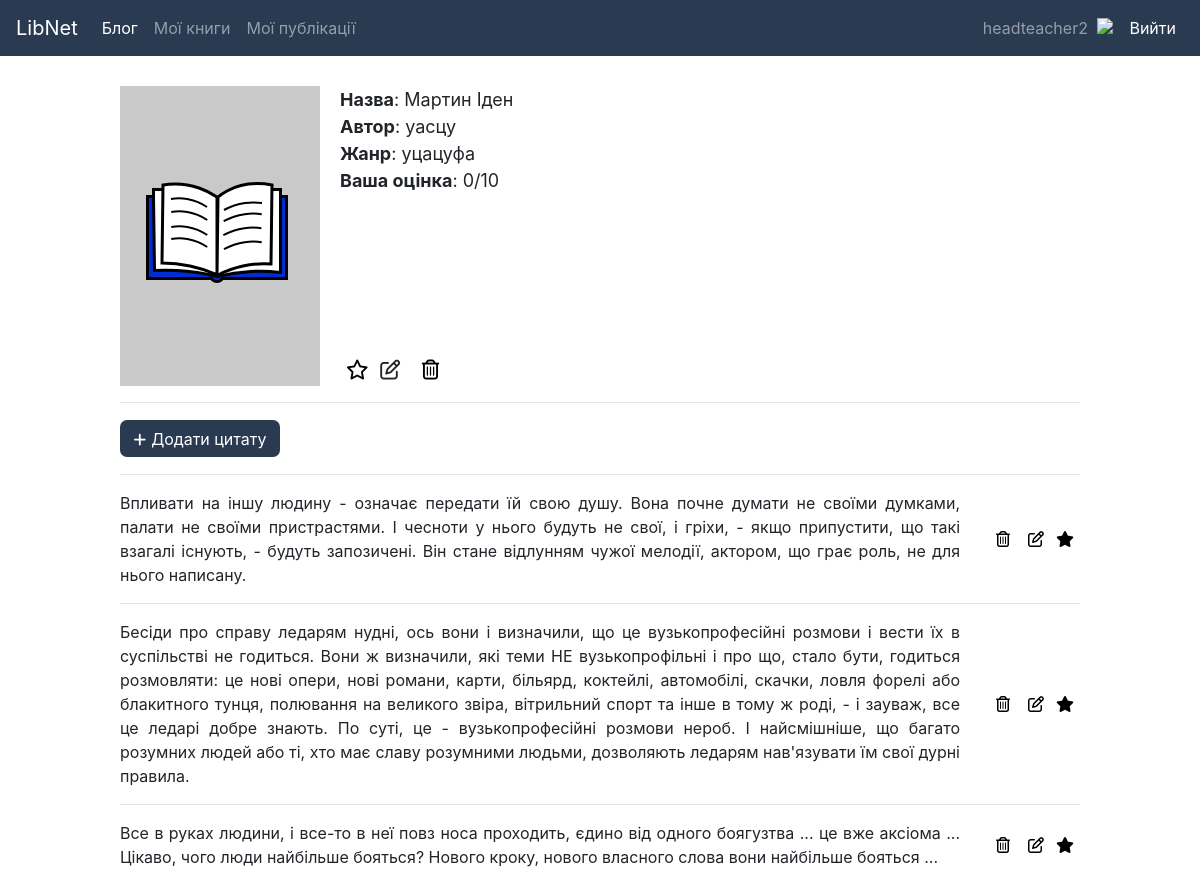
Screenshot of /11/book (signed in) with the database file from the repository.
### sn/db.py (models this page shows)
class User(db.Model):
	id = db.Column(db.Integer, primary_key=True)
	username = db.Column(db.String(80), nullable=False, unique = True)
	name = db.Column(db.String(80), nullable=False)
	birth_date = db.Column(db.DateTime, nullable=False)
	email = db.Column(db.String(80), unique=True, nullable=False)
	password = db.Column(db.String(80), nullable=False)
	avatar = db.Column(db.String(100))

class Book(db.Model):
	id = db.Column(db.Integer, primary_key=True)
	owner_id = db.Column(db.Integer, db.ForeignKey('user.id'), nullable=False)
	owner = db.relationship('User',  foreign_keys = "Book.owner_id")
	name = db.Column(db.String(80), nullable=False)
	author = db.Column(db.String(80))
	genre = db.Column(db.String(80))
	status = db.Column(db.String(3), nullable=False)
	rating = db.Column(db.String(3))
	image = db.Column(db.String(100))
	is_favorite = db.Column(db.Boolean, default=False)

class Quote(db.Model):
	id = db.Column(db.Integer, primary_key=True)
	book_id = db.Column(db.Integer, db.ForeignKey('book.id'), nullable=False)
	book = db.relationship('Book',  foreign_keys = "Quote.book_id")
	text = db.Column(db.String(1005))
	is_favorite = db.Column(db.Boolean, default=False)

### sn/index.py (the view)
@app.route('/<int:id>/book', methods=('GET', 'POST'))
def book(id):
	get_user()
	book = Book.query.filter_by(id = id).first()
	quotes = Quote.query.filter_by(book_id=book.id)
	author = book.author
	if request.method == 'POST':
		quote_text = request.form['quote_text']
		quote = Quote(book_id=book.id, text=quote_text)
		db.session.add(quote)
		db.session.commit()
		return redirect(url_for('book', id=id))
	return render_template('book.html', quotes=quotes, author=book.author, name=book.name, genre=book.genre, rating=book.rating, image=book.image, book=book)

### sn/index.py (called while the page is built)
def get_user():
	user_id = session.get('user_id')
	if user_id is None:
		g.user = None
	else:
		g.user = User.query.filter_by(id=user_id).first()
	return g.user

### sn/templates/book.html (shortened to what this page needs)
<!doctype html>
<html>
    <head>
    <link rel="stylesheet" href="https://maxcdn.bootstrapcdn.com/bootstrap/4.0.0/css/bootstrap.min.css">
    <link rel="stylesheet" href="../static/css/style.css">
    </head>
    <body>
        {% include 'navbar.html' %}
        <div class="quotes-contain">
        <div class="book-info">
            {% if image %}
                <img class="book-img"  src="{{ image }}" style="margin-right: 20px;">
                {% else %}
                <img class="book-img"  src="../static/img/book.svg" style="margin-right: 20px;">
                {% endif %}
            <div class="book-ul">
                <ul style="list-style: none; padding: 0; margin: 0;">
                <li><b>Назва</b>: {{ name }}</li>
                {% if author %}
                <li><b>Автор</b>: {{ author }}</li>
                {% endif %}
                {% if genre %}
                <li><b>Жанр</b>: {{ genre }}</li>
                {% endif %}
                {% if rating %}
                <li><b>Ваша оцінка</b>: {{ rating }}/10</li>
                {% endif %}
                </ul>
            <div class="book-buttons" style="display: flex; font-size: 20px;">
                <form method="post">
                    {%  if book.is_favorite %}
                <button formaction="{{ url_for('add_book_to_favorites', id=book.id) }}" style="border: 0; background-color: transparent;"><i class="fas fa-star"></i></button>
                    {%  else %}
                <button formaction="{{ url_for('add_book_to_favorites', id=book.id) }}" style="border: 0; background-color: transparent;"><i class="far fa-star"></i></button>
                    {%  endif %}
                    <a style="margin-right: 10px;"><i class="far fa-edit"></i></a>
                <button formaction="{{ url_for('delete_book', id=book.id) }}" style="border: 0; background-color: transparent;"><i class="far fa-trash-alt"></i></button>
                </form>
            </div>
            </div>
        </div>
        <hr>
        <button id="add-quote-button" class="add-quote-button" onclick="myFunction()"><i class="fas fa-plus" style="margin-right: 5px; font-size: 0.9rem;"></i>Додати цитату
        </button>
        {% if quotes.first() %}
        <ol class="quotes">
            {% for q in quotes %}
            <hr>
                <li class="quote-div"><div id = "quote-text-div">{{ q.text }}</div>
                    <div id="contain" style="display: flex; align-items: center; justify-content: center;">
                        <div id="min-contain">
                            <form method="post" style="display: flex;">
                            <button class="book-button" formaction="{{ url_for('delete_quote', id=q.book_id) }}"><i class="far fa-trash-alt" style="margin-right: 6px;"></i></button>
                            <button class="book-button"><i class="far fa-edit"></i></button>
                            {%  if q.is_favorite %}
                            <button formaction="{{ url_for('add_quote_to_favorites', id=q.id) }}" style="border: 0; background-color: transparent;"><i class="fas fa-star"></i></button>
                            {%  else %}
                            <button formaction="{{ url_for('add_quote_to_favorites', id=q.id) }}" style="border: 0; background-color: transparent;"><i class="far fa-star"></i></button>
                            {%  endif %}
                            </form>
                        </div>
                    </div>
                </li>
            {% endfor %}
        </ol>
        {% else %}
            <hr>
            <p>Ви поки що не додавали цитати.</p>
        {% endif %}
    </div>
    </body>
</html>

### sn/templates/navbar.html (shortened to what this page needs)
<!doctype html>
<html>
<head>
    <link rel="stylesheet" href="../static/css/style.css">
<link rel="stylesheet" href="https://maxcdn.bootstrapcdn.com/bootstrap/4.0.0/css/bootstrap.min.css">
</head>
<body>
<nav class="navbar navbar-expand-lg navbar-dark" style="background-color: #2A3A51;">
  <a class="navbar-brand" href="{{ url_for('index') }}">LibNet</a>
  <div  class="collapse navbar-collapse" id="navbarSupportedContent">
      {% if g.user %}
    <ul class="navbar-nav mr-auto">
      <li class="nav-item active">
        <a class="nav-link" href="{{ url_for('blog') }}">Блог<span class="sr-only">(current)</span></a>
      </li>
      <li class="nav-item">
        <a class="nav-link" href="{{ url_for('books') }}">Мої книги</a>
      </li>
        <li class="nav-item">
        <a class="nav-link" href="{{ url_for('posts') }}">Мої публікації</a>
      </li>
    </ul>
      {% endif %}
      <ul class="navbar-nav">
      {% if g.user %}
        <li class="nav-item">
        <a class="nav-link" href="{{ url_for('my_profile') }}" style="height: 40px;">
            {{ g.user.username }}
            {% if g.user.avatar %}
            <img src="{{ g.user.avatar }}" style="height: 40px; margin-top: -8px; margin-left: 5px;">
            {% endif %}
            </a>
        </li>
        <li class="nav-item">
        <a style="color: white" class="nav-link" href="{{ url_for('logout') }}">Вийти</a>
        </li>
     {% endif %}
    </ul>
  </div>
</nav>
    </body>
</html>

### sn/static/css/style.css (style rules this page uses)
a { color: #000; text-decoration: none; }
.nav-link { color: black; }
.add-class-button, .edit-delete-button, .add-quote-button { background-color: #2A3A51; color: white; width: 160px; height: 37px; border-radius: 7px; margin: auto; border-color: transparent; margin: 1px 0 1px 0; }
.quote-div { display: flex; justify-content: space-between; }
#quote-text-div { text-align: justify; margin-right: 30px; }
.quotes-contain { max-width: 80vw; margin: auto; margin-top: 30px; }
ol { padding: 0; }
.book-img { width: 200px; height: 300px; object-fit: cover; }

### sn/templates/navbar.html (style rules this page uses)
.navbar { position: sticky; left: 0; }

### sn/templates/book.html (style rules this page uses)
.book-info { font-size: 18px; display: flex; align-content: center; }
.book-ul { display: flex; flex-direction: column; justify-content: space-between }
.book-button { background-color: transparent; border: 0; }

### rows the page displays
User: user.username "headteacher2"
Book: name "Мартин Іден", author "уасцу", genre "уцацуфа"
Quote: text "Впливати на іншу людину - означає передати їй свою душу. Вона почне думати не своїми думками, палати не своїми пристрастями. І чесноти у нього будуть не свої, і гріхи, - якщо припустити, що такі взагалі існують, - будуть запозичені. Він стане відлунням чужої мелодії, актором, що грає роль, не для нього написану."
Quote: text "Бесіди про справу ледарям нудні, ось вони і визначили, що це вузькопрофесійні розмови і вести їх в суспільстві не годиться. Вони ж визначили, які теми НЕ вузькопрофільні і про що, стало бути, годиться розмовляти: це нові опери, нові романи, карти, більярд, коктейлі, автомобілі, скачки, ловля форелі або блакитного тунця, полювання на великого звіра, вітрильний спорт та інше в тому ж роді, - і зауваж, все це ледарі добре знають. По суті, це - вузькопрофесійні розмови нероб. І найсмішніше, що багато розумних людей або ті, хто має славу розумними людьми, дозволяють ледарям нав'язувати їм свої дурні правила."
Quote: text "Все в руках людини, і все-то в неї повз носа проходить, єдино від одного боягузтва ... це вже аксіома ... Цікаво, чого люди найбільше бояться? Нового кроку, нового власного слова вони найбільше бояться ..."

### other values shown
{{ rating }} "0"
